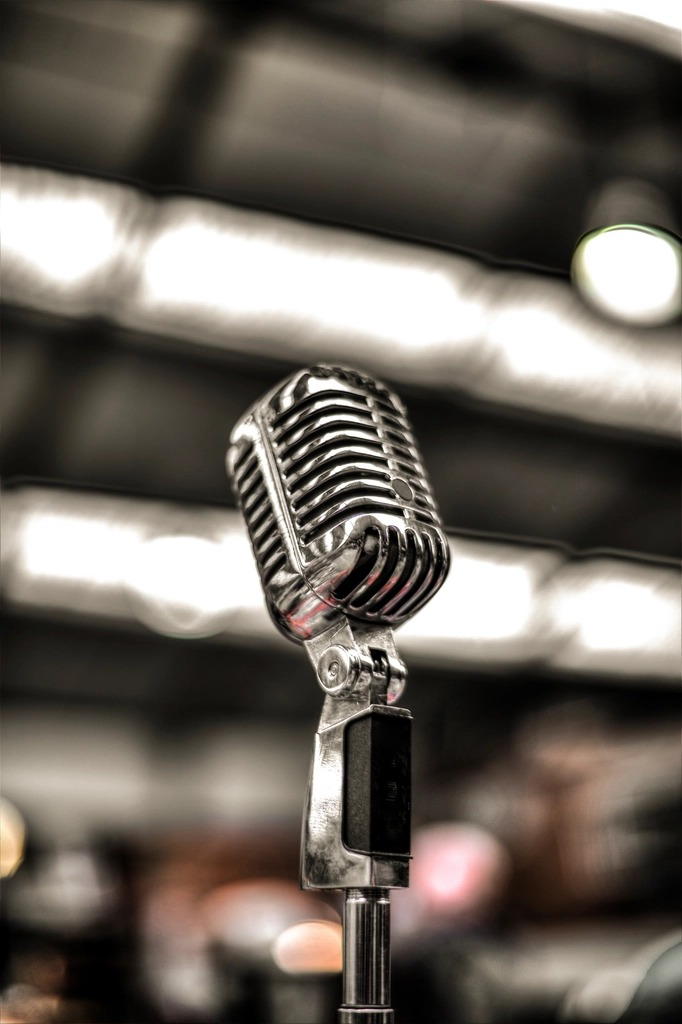
#> input picture marketing/ig-voice-casting/photo/src-mic.jpg, 682 x 1024 px
$ python prep.py
#> lines starting #> are read from the running program, lines starting #| are printed output that depends on the picture
"""The casting post's photo and textures, in the dollar reel's analog collage look but in the allawi.psd brand colours
(orange #e2541b, paper #ece3d4, ink #1f1510, cream #fbf3e6). Paper pieces and grain are reused from
../hf-dollar-reel/assets/img.
python prep.py   (Pillow, numpy, scipy) -> img/p-mic.png (the vintage microphone as a black-and-white print with a white
border), img/orange.jpg (orange cloth, in place of the reel's red), img/paper.jpg (brand paper)"""
import os
import numpy as np
from PIL import Image
from scipy.ndimage import zoom, gaussian_filter

here = os.path.dirname(os.path.abspath(__file__))
rng = np.random.default_rng(712)


def noise(h, w, scale, octaves=3):
    acc = np.zeros((h, w)); amp = 1.0; tot = 0
    for o in range(octaves):
        s = max(2, int(scale / (2 ** o)))
        g = rng.random((h // s + 2, w // s + 2))
        acc += zoom(g, (s, s), order=3)[:h, :w] * amp
        tot += amp; amp *= 0.5
    acc /= tot
    return (acc - acc.min()) / (acc.max() - acc.min() + 1e-9)


im = Image.open(os.path.join(here, 'photo', 'src-mic.jpg')).convert('RGB')
#> im is the input picture: PIL image 682x1024 RGB; mean R, G, B 107.5, 100.3, 92.2
w0, h0 = im.size
#> w0 = 682; h0 = 1024
im = im.crop((int(0.08 * w0), int(0.1 * h0), int(0.92 * w0), int(0.97 * h0)))
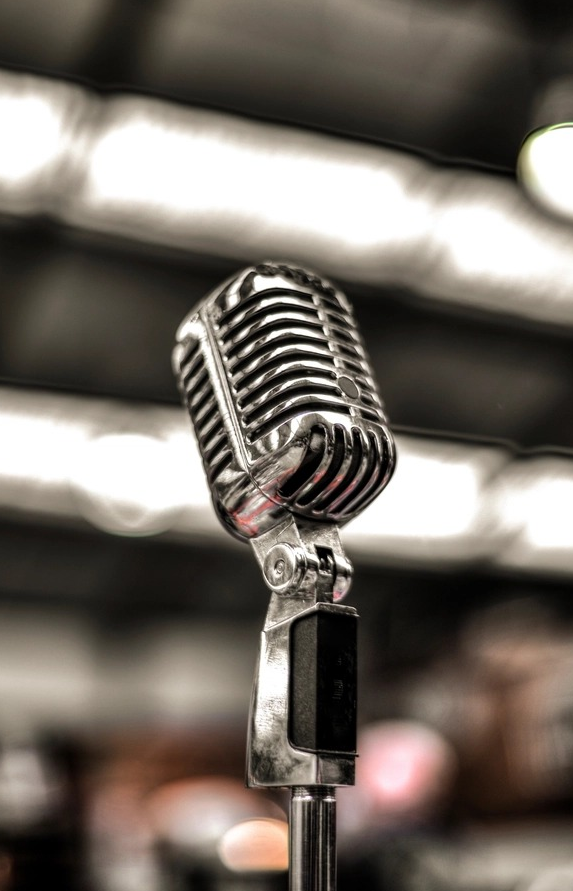
#> im: PIL image 573x891 RGB; mean R, G, B 113.9, 106.1, 98.1
a = np.asarray(im).astype(np.float32) / 255
L = a @ np.array([0.3, 0.59, 0.11])
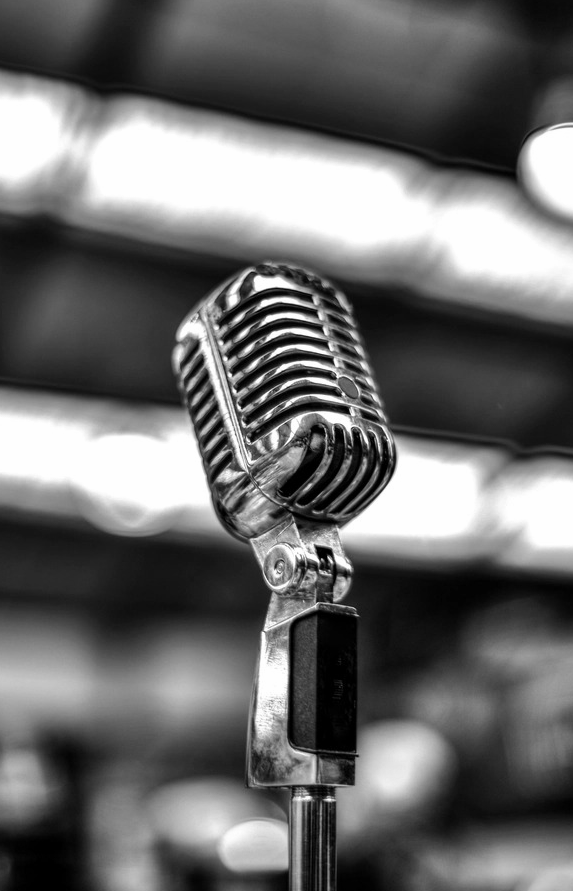
#> L: shape (891, 573) float64; min 0, max 1, mean 0.422
L = np.clip((L - 0.5) * 1.3 + 0.5, 0, 1)                       # a contrasty silver print
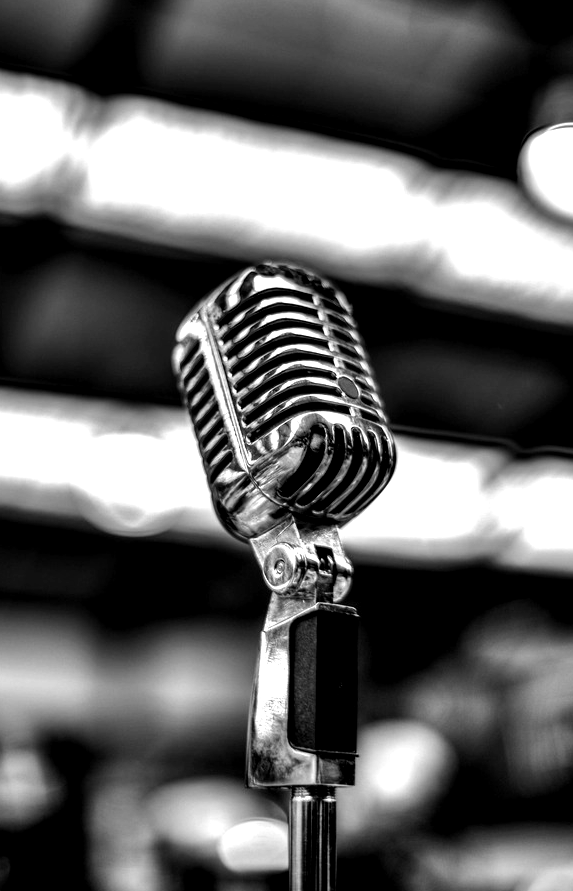
#> L: shape (891, 573) float64; min 0, max 1, mean 0.39
a = np.repeat(L[..., None], 3, -1) * np.array([1.0, 0.985, 0.95])
h, w = a.shape[:2]
#> h = 891; w = 573
b = 26
out = np.ones((h + 2 * b, w + 2 * b, 3)) * np.array([0.95, 0.93, 0.88])
out[b:b + h, b:b + w] = a
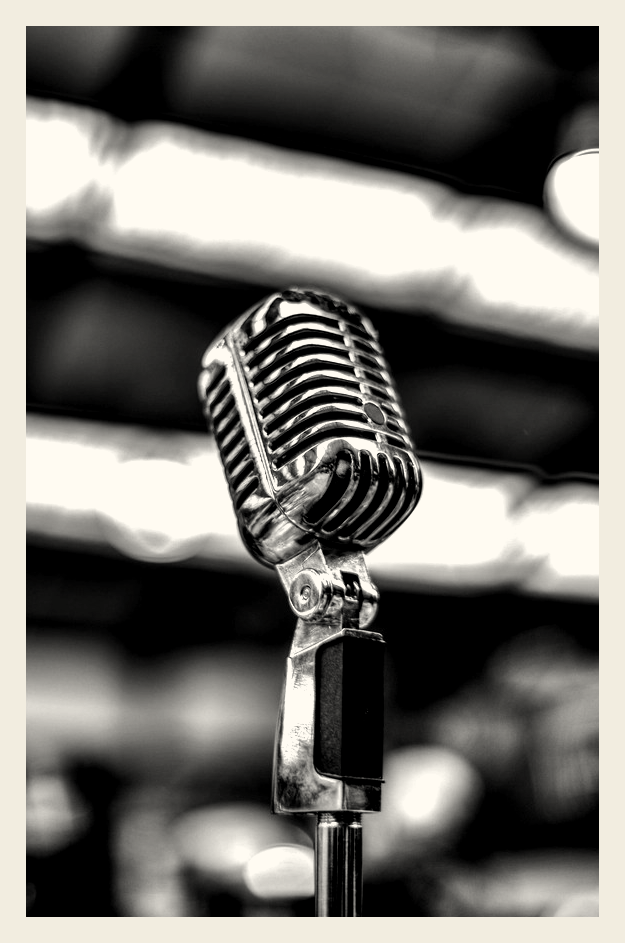
#> out: shape (943, 625, 3) float64; mean of channels 0, 1, 2 0.465, 0.457, 0.439; drawn as R, G, B
out *= (0.95 + 0.07 * noise(h + 2 * b, w + 2 * b, 80))[..., None]
yy, xx = np.mgrid[0:h + 2 * b, 0:w + 2 * b]
out *= (1.06 - 0.16 * ((xx / (w + 2 * b) + yy / (h + 2 * b)) / 2))[..., None]   # light from the top left
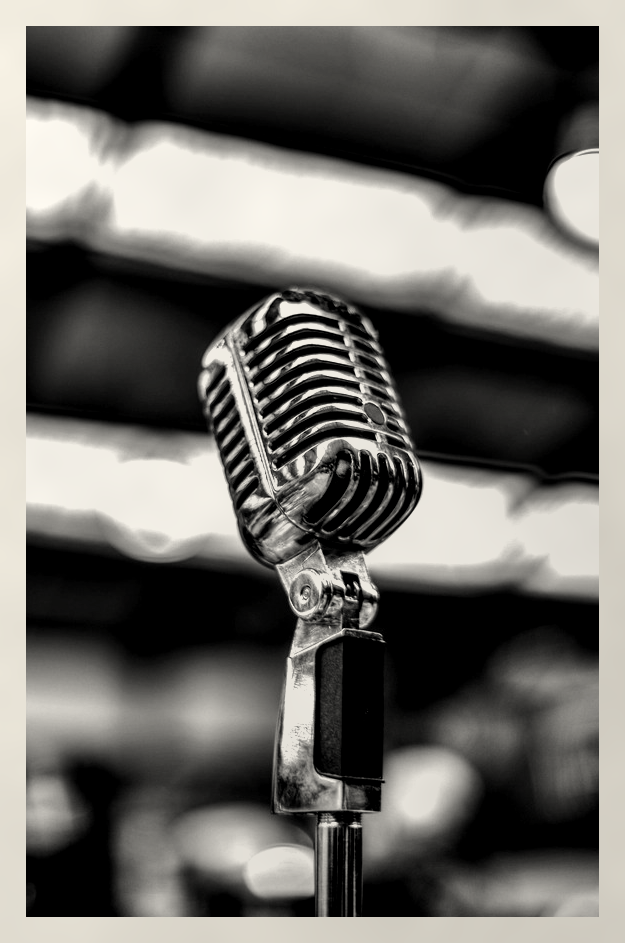
#> out: shape (943, 625, 3) float64; mean of channels 0, 1, 2 0.45, 0.442, 0.424; drawn with min black and max white
Image.fromarray((np.clip(out, 0, 1) * 255).astype(np.uint8)).save(os.path.join(here, 'img', 'p-mic.png'))
print('ok', out.shape)
#| ok (943, 625, 3)


# textures, 1080x1920 (a 1080x1350 post crops the middle)
W, H = 1080, 1920
yy, xx = np.mgrid[0:H, 0:W]
vig = lambda k, p: 1 - k * np.clip(np.sqrt(((xx - W / 2) / (W / 2)) ** 2 + ((yy - H / 2) / (H / 2)) ** 2) / 1.42, 0, 1) ** p
save = lambda a, n: Image.fromarray((np.clip(a, 0, 1) * 255).round().astype(np.uint8)).save(os.path.join(here, 'img', n), quality=90)
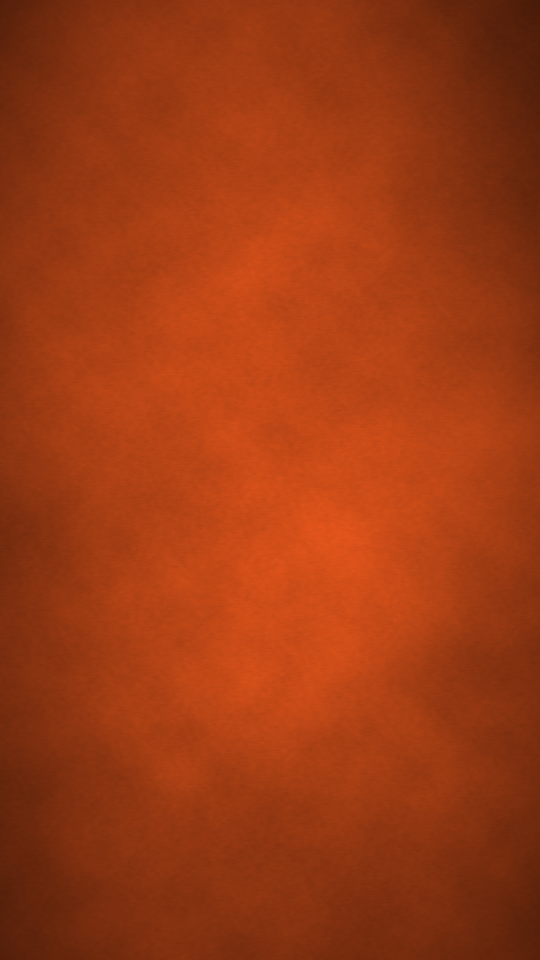
#> saved as orange.jpg: PIL image 1080x1920 RGB (shown at 1/2 size); mean R, G, B 158, 58.7, 18.9
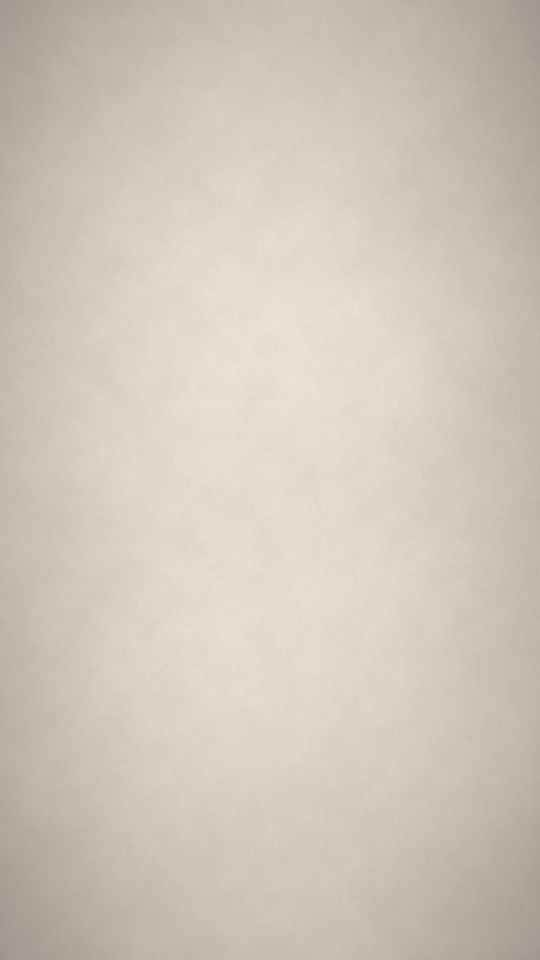
#> saved as paper.jpg: PIL image 1080x1920 RGB (shown at 1/2 size); mean R, G, B 207, 199.1, 186

# orange cloth: the brand orange, mottled, fibres, a lighter middle and burnt edges
m = noise(H, W, 420) * 0.6 + noise(H, W, 60) * 0.25 + noise(H, W, 8, 2) * 0.15
fib = gaussian_filter(rng.standard_normal((H, W)), (0.6, 3.5)) * 0.05
base = np.array([0xe2, 0x54, 0x1b]) / 255
save(base[None, None, :] * (0.72 + 0.42 * m[..., None] + fib[..., None]) * vig(0.62, 1.6)[..., None], 'orange.jpg')

# brand paper: #ece3d4, fibres and faint stains, darker edges
m = noise(H, W, 300) * 0.5 + noise(H, W, 40) * 0.3 + noise(H, W, 6, 2) * 0.2
fib = gaussian_filter(rng.standard_normal((H, W)), (4, 0.7)) * 0.02 + gaussian_filter(rng.standard_normal((H, W)), (0.7, 4)) * 0.016
paper = np.array([0xec, 0xe3, 0xd4]) / 255
save(paper[None, None, :] * (0.93 + 0.1 * m[..., None] + fib[..., None]) * vig(0.32, 2.0)[..., None], 'paper.jpg')
print('ok textures')
